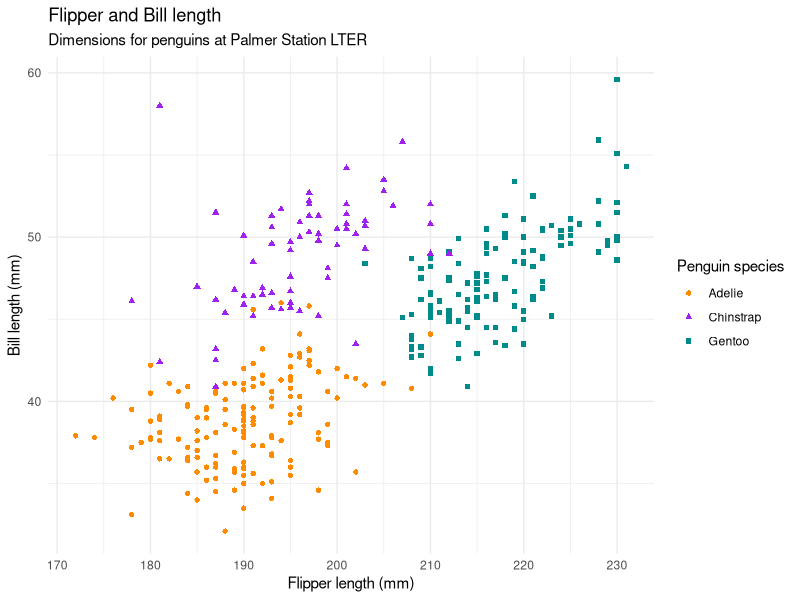

Write the R code that produced this figure.
## ---- chunk 1
#| warning: false
# Loading the required library
library(ggplot2)

## ---- chunk 2

# Reading the data
penguins <- penguins

# Plot penguins
ggplot(penguins, 
       aes(x = flipper_len, y = bill_len)) +
  geom_point(aes(color = species, shape = species)) +
  scale_color_manual(values = c("darkorange", "purple", "cyan4")) +
  labs(
    title = "Flipper and Bill length",
    subtitle = "Dimensions for penguins at Palmer Station LTER",
    x = "Flipper length (mm)", y = "Bill length (mm)",
    color = "Penguin species", shape = "Penguin species"
    ) +
  theme_minimal()

## ---- chunk 3

do_addition <- function(number1, number2) {
        
        # Check that arguments provided are numberic
        if(class(number1) != "numeric" | class(number2) != "numeric") {
                print("Error: one or more of your inputs are not numeric")
                
        # Perform simple addition and return the result
        } else {
                result <- number1 + number2
                return(result)
        }
}
do_addition(1, 3)
